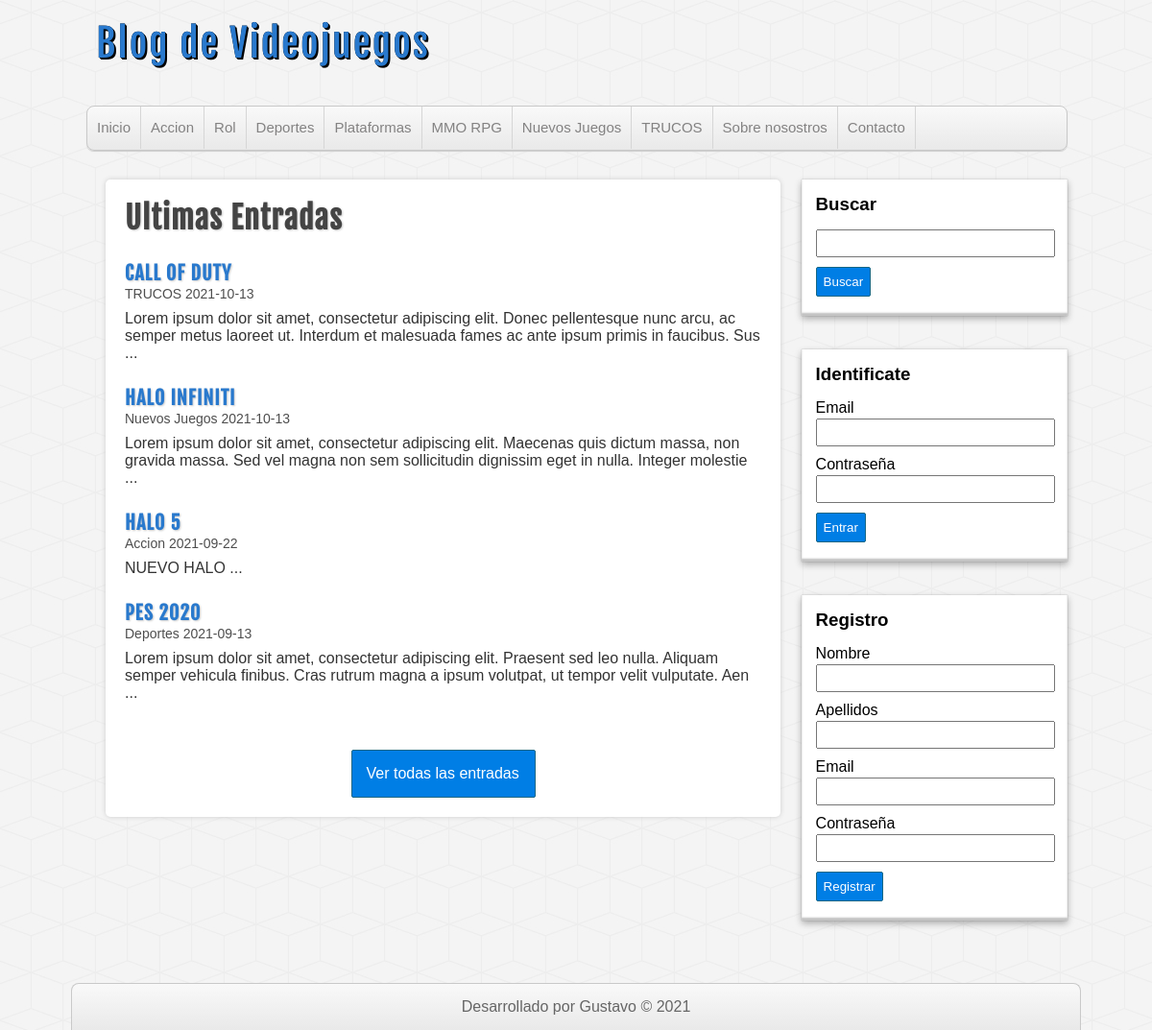
The page / on the database its author committed.
### tables this page shows
CREATE TABLE `categorias` (
  `id` int(255) NOT NULL,
  `nombre` varchar(100) DEFAULT NULL
);

CREATE TABLE `entradas` (
  `id` int(255) NOT NULL,
  `usuario_id` int(255) NOT NULL,
  `categoria_id` int(255) NOT NULL,
  `titulo` varchar(255) NOT NULL,
  `descripcion` mediumtext,
  `fecha` date NOT NULL
);

### includes/helpers.php (called while the page is built, shortened)
<?php
function conseguirCategorias($conexion){
    $sql = "SELECT * FROM categorias ORDER BY id ASC";
    $categorias = mysqli_query($conexion,$sql);
    $result = false;
    if(mysqli_num_rows($categorias) >= 1){
        $result = $categorias;
    }
    return $result;
}
function conseguirEntradas($conexion, $limit = null, $categoria = null , $busqueda = null){
    $sql = "SELECT e.* , c.nombre AS 'categoria' FROM entradas e INNER JOIN categorias c ON e.categoria_id = c.id ";
        $sql .= "ORDER BY e.id DESC ";
    if($limit){
        $sql .= "LIMIT 4";
    }
    $entradas = mysqli_query($conexion,$sql);
    $result = array();
    if($entradas && mysqli_num_rows($entradas) >= 1){
        $result = $entradas;
    }
    return $result;
}
?>

### index.php (the view)
<?php
require_once('includes/cabecera.php');
?>
<?php  require_once('includes/lateral.php');?>
    <div id="principal">
        <h1>Ultimas Entradas</h1>
        <?php
            $entradas = conseguirEntradas($db , true);
            if(!empty($entradas)):
                while($entrada = mysqli_fetch_assoc($entradas)):
        ?>
            <article class="entrada">
            <a href="entrada.php?id=<?= $entrada['id']?>">
            <h2><?=$entrada['titulo'] ?></h2>
            <span class="fecha"><?=$entrada['categoria'].' '.$entrada['fecha']?></span>
            <p>
                <?= substr($entrada['descripcion'] ,0,180).' ...'?>
            </p>
            </a>
            </article>
        <?php
                endwhile;
            endif;
        ?>
        <div id="ver-todas">
            <a href="entradas.php">Ver todas las entradas</a>
        </div>
    </div>
<?php
require_once('includes/footer.php');
?>
</body>
</html>

### includes/cabecera.php (shortened to what this page needs)
<?php
require_once('conexion.php');
require_once 'includes/helpers.php'
?>
<!DOCTYPE html>
<html lang="es">
<head>
    <link rel="stylesheet" type="text/css" href="assets/css/style.css">
</head>
<body>
<header id="cabecera">
    <div id="logo">
        <a href="index.php">Blog de Videojuegos</a>
    </div>
    <nav id="menu">
        <ul>
            <li><a href="index.php">Inicio</a></li>
            <?php
                $categorias = conseguirCategorias($db);
                while( $categoria=mysqli_fetch_assoc($categorias)) :
            ?>
                <li>
                    <a href="categoria.php?id=<?=$categoria['id']?>"><?=  $categoria['nombre']?></a>
                </li>
            <?php endwhile; ?>
            <li><a href="#">Sobre nosostros</a></li>
            <li><a href="#">Contacto</a></li>
        </ul>
    </nav>
</header>
<div id="contenedor">

### includes/lateral.php (shortened to what this page needs)
<aside id="sidebar">
    <div id="buscador" class="bloque">
        <h3>Buscar</h3>
        <form action="buscar.php" method="POST">
                <input type="text" name="busqueda">
                <input type="submit" value="Buscar">
        </form>
    </div>
    <?php if(!isset($_SESSION['usuario'])) : ?>
        <div id="login" class="bloque">
            <h3>Identificate</h3>
            <form action="login.php" method="POST">
                <label for="email">Email</label>
                <input type="email" name="email">
                <label for="password">Contraseña</label>
                <input type="password" name="password">
                <input type="submit" value="Entrar">
            </form>
        </div>
        <div id="register" class="bloque">
            <h3>Registro</h3>
            <form action="registro.php" method="POST">
                <label for="name">Nombre</label>
                <input type="text" name="nombre">
                <label for="name">Apellidos</label>
                <input type="text" name="apellidos">
                <label for="email">Email</label>
                <input type="email" name="email">
                <label for="password">Contraseña</label>
                <input type="password" name="password">
                <input type="submit" value="Registrar" name="submit">
            </form>
        </div>
        <?php endif; ?>
    </aside>

### includes/footer.php (shortened to what this page needs)
</div>
<footer id="pie">
        <p>Desarrollado por Gustavo &copy; 2021</p>
</footer>

### assets/css/style.css (style rules this page uses)
* { margin: 0px; padding: 0px; font-family: sans-serif, Helvetica, Arial; text-decoration: none; }
body { background: url(../img/cubes.png) #F4F4F4; }
.fecha { color: #4e4e4e; margin-top:5px; font-size: 14px; }
#cabecera { width: 85%; height: auto; background: transparent; margin: 0px auto; }
#logo { float:left; width: 540px; height: 110px; }
#logo a { font-family: "fajala", Helvetica; font-size: 40px; letter-spacing: 2px; color: #2979CD; text-shadow: 0px 0px 0px black, 1px 1px 0px black, 2px 2px 0px black; transition: all 500ms; line-height: 90px; margin-left: 10px; }
#menu { clear: both; width: 100%; height: 45px; background: linear-gradient(to bottom, #f9f9f9 0px, #e9e9e9 100%); border: 1px solid #C9C9C9; border-radius: 8px; box-shadow: 0px 1px 1px #ccc; overflow: hidden; }
#menu ul { list-style: none; }
#menu ul li { float: left; line-height: 44px; border-right: 1px solid #D6D6D6; }
#menu ul li a { display: block; padding-left: 10px; padding-right: 10px; font-size: 15px; color: #838282; }
#contenedor { width: 85%; height: auto; margin: 0px auto; margin-top: 30px; margin-bottom: 30px; }
#sidebar { float:right; width: 27%; height: auto; }
.bloque { display:block; width: 90%; margin: 0px auto; margin-bottom: 35px; background: white; padding: 15px; box-shadow: 0px 0px 1px rgba(0,0,0,0.3), 0px 3px 7px rgba(0,0,0,0.3), 0px 0px 1px #FFFFFF inset, 0px -3px 2px rgba(0,0,0,0.25) inset; }
.bloque h3 { margin-bottom: 15px; }
label, input[type="text"], input[type="email"], input[type="password"] { display: block; width: 95%; margin-top:2px; margin-bottom: 2px; }
input[type="text"], input[type="email"], input[type="password"] { padding: 5px; margin-bottom: 10px; }
input[type="button"], input[type="submit"], .boton { margin-top: 5px; margin-bottom: 5px; display: block; border-radius: 2px; color:white; background: #007ee5; border: 1px solid #156785; cursor:pointer; padding: 7px; }
#principal { float: left; width: 65%; min-height: 572px; background:white; border-radius: 5px; box-shadow: 0px 0px 5px #ccc; margin-left: 20px; padding: 20px; overflow: hidden; }
#principal a { color: #333; }
#principal h1 { font-size: 32px; color: #444; letter-spacing: 1px; text-shadow: 1px 1px 2px #ccc; font-family: "fajala"; }
#principal h2 { font-size: 20px; color: #2979CD; text-shadow: 1px 1px 2px #ccc; letter-spacing: 1px; font-family: "fajala"; margin-top: 25px; }
#principal p { margin-top: 8px; }
#ver-todas a { display: block; border-radius: 2px; padding: 15px; color:white; background: #007ee5; border: 1px solid #156785; cursor:pointer; width: 160px; margin: 0px auto; margin-top:50px; }
#pie { clear:both; width: 85%; margin: 0px auto; background: linear-gradient(to bottom, #f9f9f9 0px, #e9e9e9 100%); border: 1px solid #c9c9c9; border-bottom: none; border-radius: 8px 8px 0px 0px; color: #666; height: auto; padding: 15px; text-align: center; }

### rows shown on the page
categorias: nombre "Accion"
categorias: nombre "Rol"
categorias: nombre "Deportes"
categorias: nombre "Plataformas"
categorias: nombre "MMO RPG"
categorias: nombre "Nuevos Juegos"
categorias: nombre "TRUCOS"
entradas: titulo "CALL OF DUTY", categoria.nombre "TRUCOS", fecha "2021-10-13", descripcion "Lorem ipsum dolor sit amet, consectetur adipiscing elit. Donec pellentesque nunc arcu, ac semper metus laoreet ut. Interdum et malesuada fames ac ante ipsum primis in faucibus. Sus"
entradas: titulo "HALO INFINITI", categoria.nombre "Nuevos Juegos", fecha "2021-10-13", descripcion "Lorem ipsum dolor sit amet, consectetur adipiscing elit. Maecenas quis dictum massa, non gravida massa. Sed vel magna non sem sollicitudin dignissim eget in nulla. Integer molestie"
entradas: titulo "HALO 5", categoria.nombre "Accion", fecha "2021-09-22", descripcion "NUEVO HALO"
entradas: titulo "PES 2020", categoria.nombre "Deportes", fecha "2021-09-13", descripcion "Lorem ipsum dolor sit amet, consectetur adipiscing elit. Praesent sed leo nulla. Aliquam semper vehicula finibus. Cras rutrum magna a ipsum volutpat, ut tempor velit vulputate. Aen"
